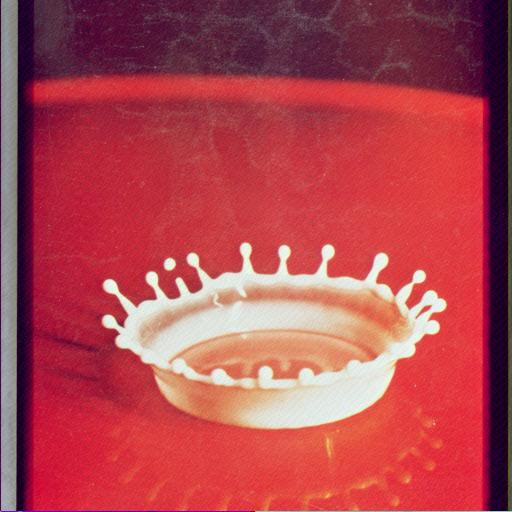
%> input picture MarkQuaternionFourier/splash_marked_image.jpg, 512 x 512 px
$ octave QuaternionFourierMarkExtraction.m   (GNU Octave 9; MATLAB toolbox functions it lacks are replaced by stand-ins)
%> lines starting %> are read from the running program, lines starting %| are printed output that depends on the picture
### MarkQuaternionFourier/codigo/createQuaternion.m
function f = createQuaternion(image)
%> called with image = 'splash_marked_image.jpg'
I = imread(image);
%> I is the input picture: size 512x512x3 uint8; mean R, G, B 176.3, 70.6, 80
A = zeros(size(I(:,:,1)));
%> A: size 512x512 double; every value is 0
I = double(I);
%> I: size 512x512x3 double
f = cat(4,A,I(:,:,1),I(:,:,2),I(:,:,3));
end

### MarkQuaternionFourier/codigo/QuaternionFourierMarkExtraction.m
f = createQuaternion('splash_marked_image.jpg');

image_size = size(f(:,:,:,2));
%> image_size = [512 512]
Mark = uint8(zeros(32,32));
delta = 450;

P = 1;
Q = 1;
for M = 1:8:image_size(1,:)
    for N = 1:8:image_size(:,1)
         Bk = f(M:M+7,N:N+7,:,:);
         Bkt = QuaternionFourierTransform(Bk);
         A = Bkt(:,:,:,1);

         if A(2,2) - 2*delta*round(A(2,2)/(2*delta)) > 0
             Mark(P,Q) = Mark(P,Q) + 1;
         end
         if A(2,3) - 2*delta*round(A(2,3)/(2*delta)) > 0
             Mark(P,Q+1) = Mark(P,Q+1) + 1;
         end
         if A(3,2) - 2*delta*round(A(3,2)/(2*delta)) > 0
             Mark(P+1,Q) = Mark(P+1,Q) + 1;
         end
         if A(3,3) - 2*delta*round(A(3,3)/(2*delta)) > 0
             Mark(P+1,Q+1) = Mark(P+1,Q+1) + 1;
         end


         Q = Q+2;
         if Q > 32
             P = P+2;
             if P>32
                P = 1;
             end
            Q = 1;
         end

    end
end
%> this loop made 64 passes
%> M on passes 2 to 13: 9, 17, 25, 33, 41, 49, 57, 65, 73, 81, 89, 97
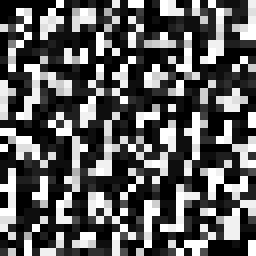
%> Mark: size 32x32 uint8 (shown 8 times larger); min 0, max 16, mean 5.75; drawn with min black and max white
%> after the loop, P = 1; Q = 1
Marki = Mark;
for i=1:32
    for j=1:32
        if Mark(i,j) >= 8
            Mark(i,j) = 1;
        else
            Mark(i,j) = 0;
        end
    end
end
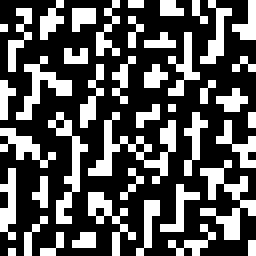
%> Mark: size 32x32 uint8 (shown 8 times larger); values 0 (black) and 1 (white), 34% white in thin lines or dots
%> (the run ends here)
